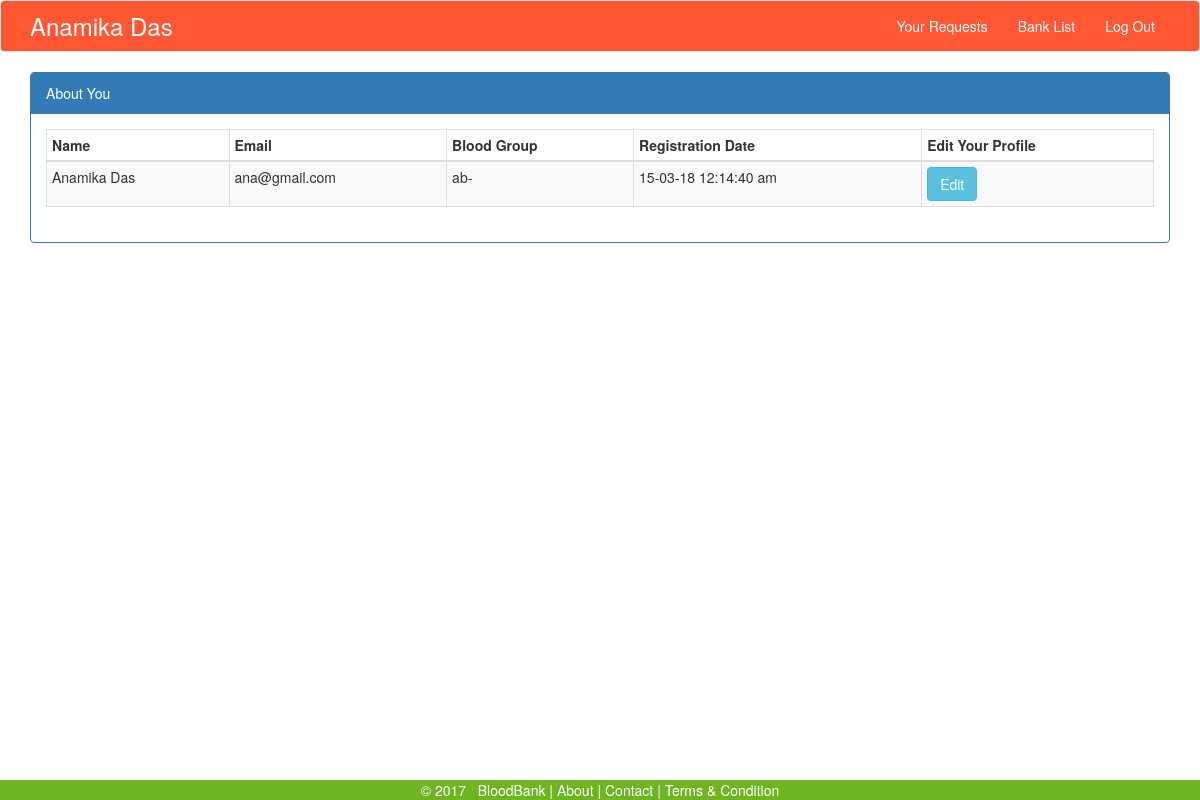
The app's page /dashboard.php (signed in) with its own data.
### tables this page shows
CREATE TABLE `receivers` (
  `rid` int(11) NOT NULL,
  `name` varchar(100) NOT NULL,
  `email` varchar(100) NOT NULL,
  `password` varchar(100) NOT NULL,
  `bgroup` varchar(100) NOT NULL,
  `regtime` varchar(100) NOT NULL
);

### dashboard.php (the view, shortened to what this page needs)
<?php
	include 'connection.php' ;
	if(isset($_SESSION['ruid']))
		{
			if((time() - $_SESSION['visit']) > 600)
			{
				echo'<script>';
				echo 'alert("TIME OUT. Please Log in again!");';
				echo 'window.location.href="index.php";';
				echo '</script>';
			}
			else
			{
				$newId = $_SESSION['ruid'];
				$sql = "SELECT * FROM receivers WHERE rid = '$newId'";
				$res = mysqli_query($conn, $sql) or die("Error: ".mysqli_error($conn));
							while($row=mysqli_fetch_array($res))
								{
										  ?>
<?php include 'head.php' ; ?>
<body>
<?php include 'rnavbar.php' ; ?>
	<div class="container">
		<div class="panel panel-primary">
			<div class="panel-heading">
				About You
			</div>
			<div class="panel-body">
				<div class="table-responsive">
					<table class="table table-condensed table-striped table-bordered table-hover">
						<thead>
							<th>Name</th>
							<th>Email</th>
							<th>Blood Group</th>
							<th>Registration Date</th>
							<th>Edit Your Profile</th>
						</thead>
						<tbody>
							<td><?php echo $row['name'] ;?></td>
							<td><?php echo $row['email'] ;?></td>
							<td><?php echo $row['bgroup'] ;?></td>
							<td><?php echo $row['regtime'] ;?></td>
							<td><a href="#editModal<?php echo $_SESSION['ruid']; ?>" data-toggle="modal" class="btn btn-info">Edit</a></td>
						</tbody>
					</table>
				</div>
			</div>
		</div>
	<div
	</div>
<br><br><br><br>
<?php include 'footer.php'; ?>
</body>
</html>
										<?php }
								}
						}
									else
										{
											echo'<script>';
											echo 'alert("Sign In First");';
											echo 'window.location.href="index.php";';
											echo '</script>';
										}
		?>

### rnavbar.php (shortened to what this page needs)
<nav class="navbar navbar-default" style="background:#FF5733;">
  <div class="container">
    <div class="navbar-header">
      <a class="navbar-brand" href="dashboard.php"><font color="White"><font color="White" size="+2"><?php echo $row['name'] ;?></font></a></font>
    </div>
    <div class="collapse navbar-collapse" id="bs-example-navbar-collapse-1">
		<ul class="nav navbar-nav navbar-right">
			<li><a href="logout.php"><font color="White">Log Out</a></font></li>
		</ul>
		<ul class="nav navbar-nav navbar-right">
			<li><a href="banklist.php"><font color="White">Bank List</a></font></li>
		</ul>
		<ul class="nav navbar-nav navbar-right">
			<li><a href="request.php"><font color="White">Your Requests</a></font></li>
		</ul>
    </div>
  </div>
</nav>

### footer.php
<div class="footer" id="fbar">
	<center>
	  <span id="fsr">
		<font color="white">&copy 2017 &nbsp; BloodBank |</font></a>
	  </span>
	  <span >
		<a  href=""><font color="white">About</font></a> |
		<a  href=""><font color="white">Contact</font></a> |
		<a  href=""><font color="white">Terms &amp Condition</font></a>
	  </span>
	</center>
</div>

### head.php (style rules this page uses)
.footer { position: fixed; left: 0; bottom: 0; width: 100%; background-color: #6FB422; color: white; text-align: center; }

### records on screen
receivers: name "Anamika Das", email "ana@gmail.com", bgroup "ab-", regtime "15-03-18 12:14:40 am"
